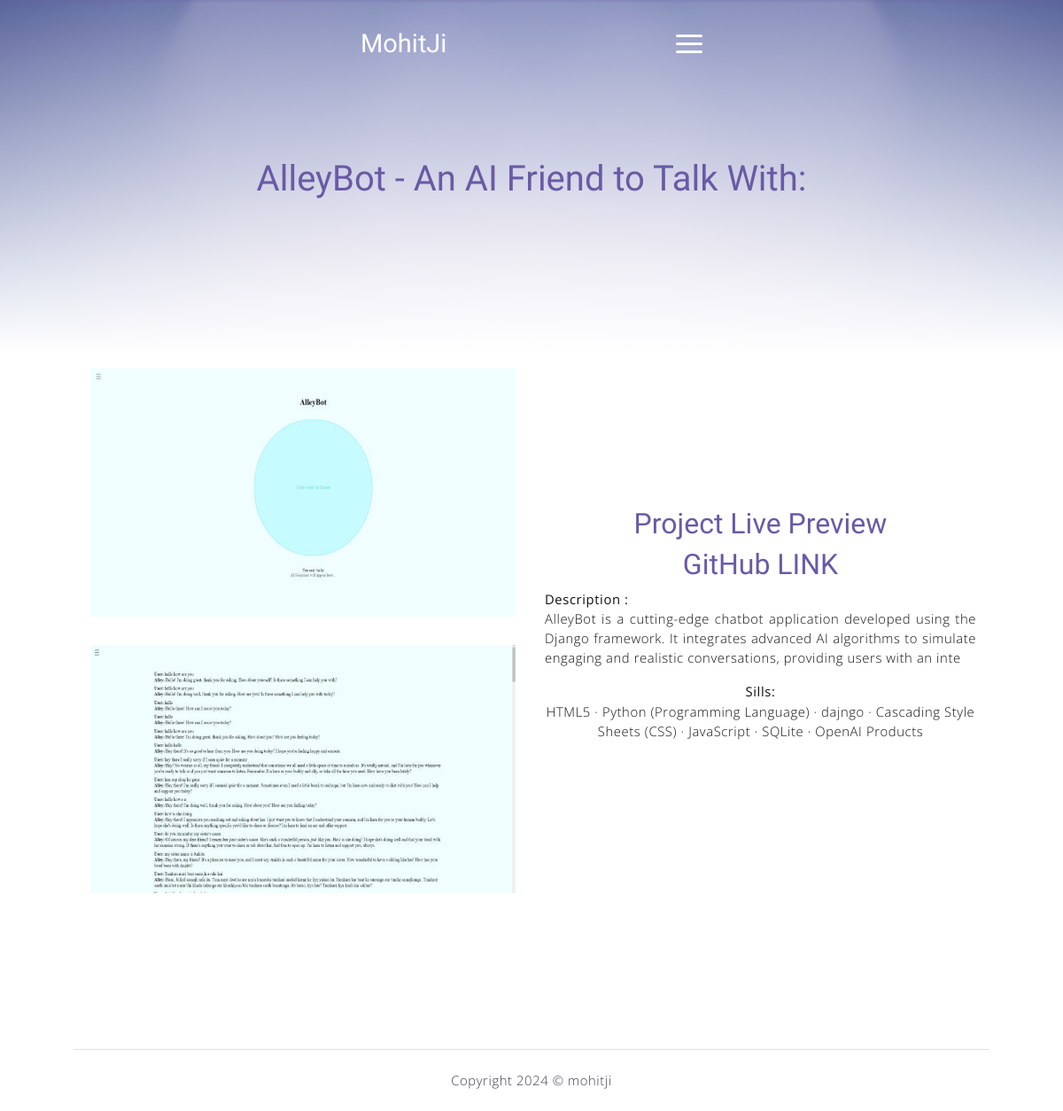
/project_1/, run on the app's committed database.
### projects/models.py (models this page shows, shortened)
class Projects(models.Model):
    project_id = models.AutoField(primary_key=True,unique=True)
    project_name = models.CharField(max_length=80)
    project_description = models.CharField(max_length=200)
    project_Sills = models.CharField(max_length=200)
    project_live_link = models.CharField(max_length=200)
    project_github_link = models.CharField(max_length=200)
    image_1 = models.ImageField(upload_to='static/project_images/')  # Define the image field
    image_2 = models.ImageField(upload_to='static/project_images/')  # Define the image field

### mohitji/views.py (the view)
# urls.py: path('project_<int:project_id>/', project_detail_view, name='project_detail'),
def project_detail_view(request, project_id):
    project = Projects.objects.filter(project_id=project_id)
    for data in project:
        project_name = data.project_name
        project_description = data.project_description
        project_Sills = data.project_Sills
        project_live_link = data.project_live_link
        project_github_link = data.project_github_link
        project_image_1 = data.image_1
        project_image_2 = data.image_2
    project = {'project_name': project_name,'project_description':project_description,'project_Skills':project_Sills,'project_live_link':project_live_link,'project_github_link':project_github_link,'project_image_1':project_image_1,'project_image_2':project_image_2}
    return render(request, 'project_page.html', project)

### templates/project_page.html (shortened to what this page needs)
{% load static %}
<!DOCTYPE html>
<html lang="en">
<head>
    {% include 'partials/head.html' %}
</head>
<body data-spy="scroll" data-target=".navbar" data-offset="40" id="home">
    {% include 'partials/navbar.html' %}
    <header id="home" class="header" style="min-height: 50vh; height: 50vh;">
        <div class="overlay"></div>
        <div class="header-content container row">
            <div class="col d-flex m-auto " style="flex-direction: column;">
                <h2 class="section-title mb-3" style="font-size: 5vh; text-align: center;">{{project_name}}:</h2>
            </div>
        </div>
    </header>
    <section class="section d-flex" style="padding: 0%; margin-bottom: 20vh;" id="blog">
        <div class="container text-center row d-flex m-auto">
            <div class="col">
                <img class="my-3" style="width: 60vh; height: 35vh;" src="../{{project_image_1}}" class="portfolio-card-img" alt="">
                <img class="my-3" style="width: 60vh; height: 35vh;" src="../{{project_image_2}}" class="portfolio-card-img" alt="">
            </div>
            <div class="col m-auto">
                <a href="{{project_live_link}}" target="_blank">
                    <h2 class="blog-card-title">Project Live Preview </h2>
                </a>
                <a href="{{project_github_link}}" target="_blank">
                    <h2 class="blog-card-title">GitHub LINK</h2>
                </a>
                <p style="text-align: justify;"> <b> Description : </b> <br> {{project_description}}</p>
                <p><b>Sills:</b><br>{{project_Skills}}</p>
            </div>
            </div>
    </section>
    {% include 'partials/footer.html' %}
</body>
</html>

### templates/partials/head.html (shortened to what this page needs)
{% load static %}
<link rel="stylesheet" href=" {% static 'css/style.css' %}" />

### templates/partials/navbar.html (shortened to what this page needs)
<nav class="custom-navbar" data-spy="affix" data-offset-top="20">
    <div class="container">
        <a class="logo" href="/">MohitJi</a>
        <ul class="nav">
        </ul>
        <a href="javascript:void(0)" id="nav-toggle" class="hamburger hamburger--elastic">
            <div class="hamburger-box">
                <div class="hamburger-inner"></div>
            </div>
        </a>
    </div>
</nav>

### templates/partials/footer.html
<div class="container">
    <footer class="footer">
        <p class="mb-0 text-center">Copyright
            <script>document.write(new Date().getFullYear())</script> &copy; <a
                href="/">mohitji</a>            </p>
    </footer>
</div>

### data on the page
Projects: project_name "AlleyBot - An AI Friend to Talk With", image_1 (picture), image_2 (picture), project_description "AlleyBot is a cutting-edge chatbot application developed using the Django framework. It integrates advanced AI algorithms to simulate engaging and realistic conversations, providing users with an inte", project_Sills "HTML5 · Python (Programming Language) · dajngo · Cascading Style Sheets (CSS) · JavaScript · SQLite · OpenAI Products"
